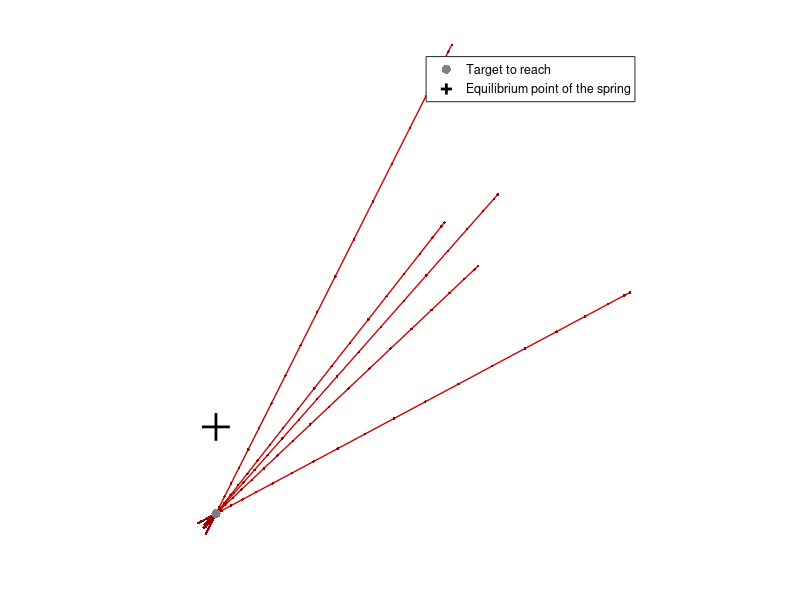

Reproduce this figure in MATLAB.
function demo_MPC_iterativeLQR04
% Control of a spring attached to a point with iterative linear quadratic tracking (with feedback and feedforward terms).
%
% If this code is useful for your research, please cite the related publication:
% @incollection{Calinon19chapter,
% 	author="Calinon, S. and Lee, D.",
% 	title="Learning Control",
% 	booktitle="Humanoid Robotics: a Reference",
% 	publisher="Springer",
% 	editor="Vadakkepat, P. and Goswami, A.", 
% 	year="2019",
% 	pages="1261--1312",
% 	doi="10.1007/978-94-007-6046-2_68"
% }
% 
% Copyright (c) 2019 Idiap Research Institute, http://idiap.ch/
% Written by Sylvain Calinon, http://calinon.ch/
% 
% This file is part of PbDlib, http://www.idiap.ch/software/pbdlib/
% 
% PbDlib is free software: you can redistribute it and/or modify
% it under the terms of the GNU General Public License version 3 as
% published by the Free Software Foundation.
% 
% PbDlib is distributed in the hope that it will be useful,
% but WITHOUT ANY WARRANTY; without even the implied warranty of
% MERCHANTABILITY or FITNESS FOR A PARTICULAR PURPOSE. See the
% GNU General Public License for more details.
% 
% You should have received a copy of the GNU General Public License
% along with PbDlib. If not, see <http://www.gnu.org/licenses/>.

addpath('./m_fcts/');


%% Parameters
%%%%%%%%%%%%%%%%%%%%%%%%%%%%%%%%%%%%%%%%%%%%%%%%%%%%%%%%%%%%%%%%%%%%%%%%%%%
nbVarPos = 2; %Dimension of position data (here: x1,x2)
nbDeriv = 2; %Number of static and dynamic features (nbDeriv=2 for [x,dx] and u=ddx)
nbVar = nbVarPos * (nbDeriv+1); %Dimension of state vector
dt = 1E-2; %Time step duration
rfactor = 1E-4;	%Control cost in LQR
kP = 0; %Stiffness gain (initial estimate)
kV = (2*kP)^.5; %Damping gain (with ideal underdamped damping ratio)
%kV = 2*kP^.5; %Damping (for critically damped system)

nbRepros = 5; %Number of reproductions
nbData = 200; %Number of datapoints


%% Dynamical System settings (discrete version)
%%%%%%%%%%%%%%%%%%%%%%%%%%%%%%%%%%%%%%%%%%%%%%%%%%%%%%%%%%%%%%%%%%%%%%%%%%%
%Dynamical System settings (discrete version)
Ac = kron([0, 1, 0; -kP, -kV, kP; 0, 0, 0], eye(nbVarPos));
A = eye(nbVar) + Ac * dt;
B = kron([dt^2/2; dt; 0], eye(nbVarPos));
%Control cost matrix
R = eye(nbVarPos) * rfactor;


%% Setting tracking task
%%%%%%%%%%%%%%%%%%%%%%%%%%%%%%%%%%%%%%%%%%%%%%%%%%%%%%%%%%%%%%%%%%%%%%%%%%%
xTar = [0; 3]; %Equilibrium point of the spring
Mu = [zeros(nbVarPos,1); zeros(nbVarPos,1); xTar];
Gamma = blkdiag(eye(nbVarPos)*1E1, zeros(nbVarPos), zeros(nbVarPos));


%% Iterative LQR reproduction (finite horizon, discrete version)
%%%%%%%%%%%%%%%%%%%%%%%%%%%%%%%%%%%%%%%%%%%%%%%%%%%%%%%%%%%%%%%%%%%%%%%%%%%
P = zeros(nbVar,nbVar,nbData);
P(:,:,end) = Gamma;
d = zeros(nbVar, nbData);
Q = Gamma;

%Backward computation
for t=nbData-1:-1:1	
	P(:,:,t) = Q - A' * (P(:,:,t+1) * B / (B' * P(:,:,t+1) * B + R) * B' * P(:,:,t+1) - P(:,:,t+1)) * A;
	d(:,t) = (A' - A' * P(:,:,t+1) * B / (R + B' * P(:,:,t+1) * B) * B' ) * (P(:,:,t+1) * (A * Mu - Mu) + d(:,t+1));
end

%Reproduction with feedback (FB) and feedforward (FF) terms
for n=1:nbRepros
	X = [10; 10; zeros(2,1); xTar] + [randn(2,1)*3E0; zeros(4,1)]; 
	r(n).X0 = X;
	for t=1:nbData
		r(n).Data(:,t) = X; %Log data
		K = (B' * P(:,:,t) * B + R) \ B' * P(:,:,t) * A; %FB gain
		
% 		%Test ratio between kp and kv
% 		kp = eigs(K(:,1:2));
% 		kv = eigs(K(:,3:4));
% 		ratio = kv ./ (2.*kp).^.5
		
% 		figure; hold on;
% 		plotGMM(zeros(2,1), K(:,1:2), [.8 0 0],.3);
% 		plotGMM(zeros(2,1), K(:,3:4), [.8 0 0],.3);
% 		axis equal;
% 		pause;
% 		close all;

		M = -(B' * P(:,:,t) * B + R) \ B' * (P(:,:,t) * (A * Mu - Mu) + d(:,t)); %FF term
		u = K * (Mu - X) + M; %Acceleration command with FB and FF terms
		X = A * X + B * u; %Update of state vector
	end
end


%% Plot
%%%%%%%%%%%%%%%%%%%%%%%%%%%%%%%%%%%%%%%%%%%%%%%%%%%%%%%%%%%%%%%%%%%%%%%%%%%
figure('position',[10 10 1200 1200],'color',[1 1 1]); hold on; axis off;
for n=1:nbRepros
	plot(r(n).Data(1,:), r(n).Data(2,:), '-','linewidth',1,'color',[.8 0 0]);
	plot(r(n).Data(1,:), r(n).Data(2,:), '.','markersize',6,'color',[.6 0 0]);
end
%plotGMM(Mu(1:2,:), Sigma(1:2,1:2,:), [0.5 0.5 0.5]);
h(1) = plot(Mu(1,:), Mu(2,:), 'k.','markersize',20, 'color', [0.5 0.5 0.5]);
h(2) = plot(xTar(1),xTar(2),'k+','markersize',20,'linewidth',2);
legend(h,{'Target to reach','Equilibrium point of the spring'});
axis equal;

%print('-dpng','graphs/demo_iterativeLQR04.png');
pause;
close all;